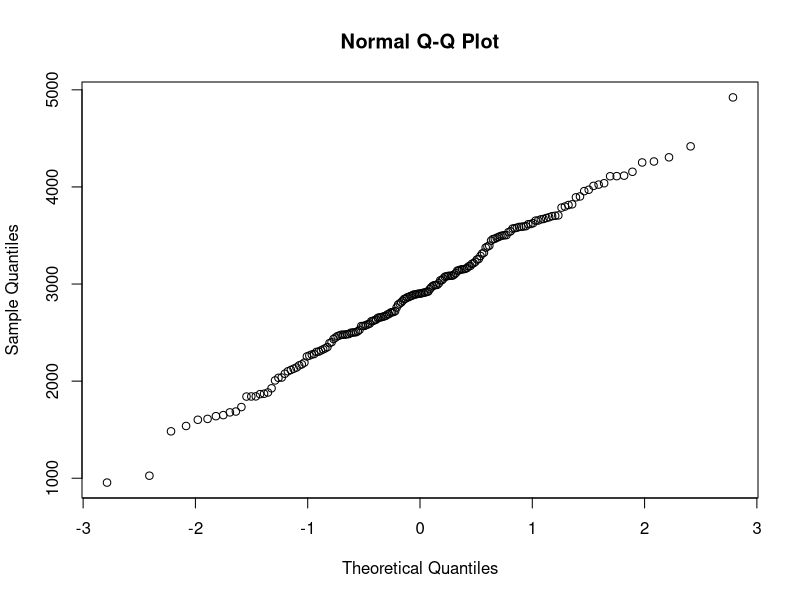
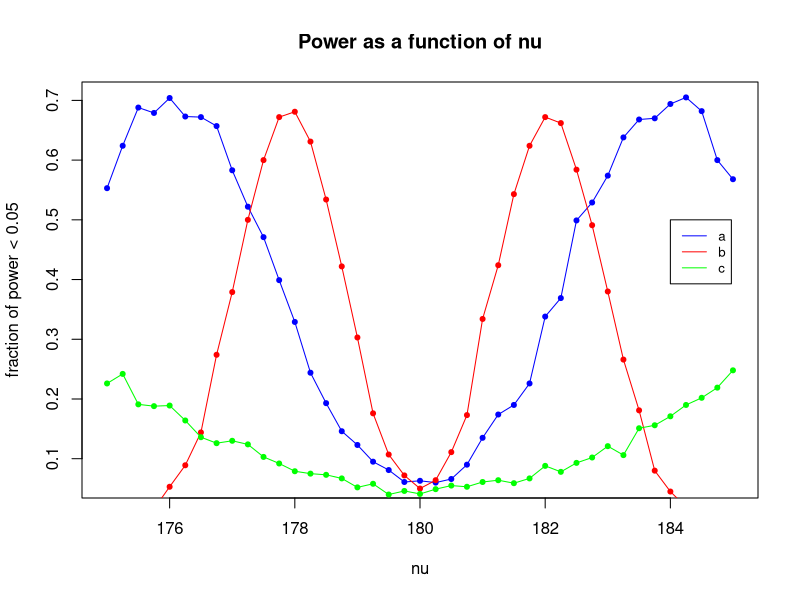
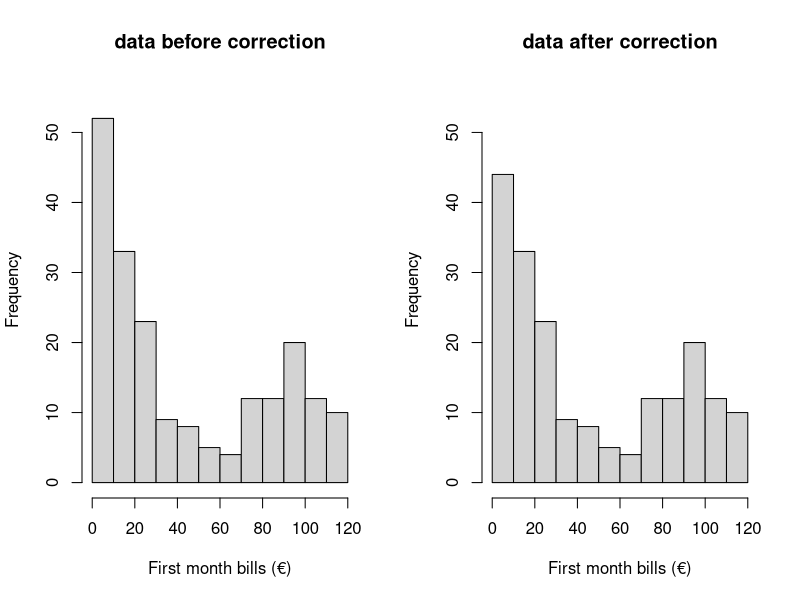
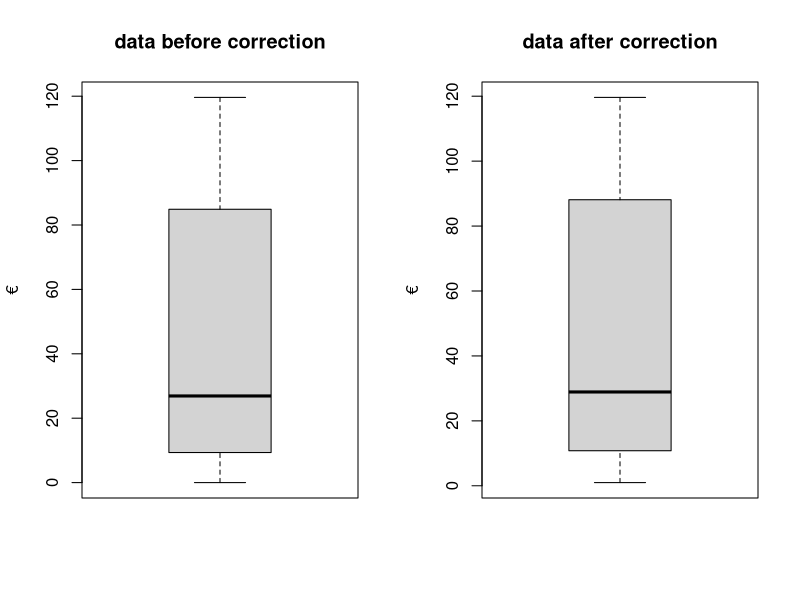
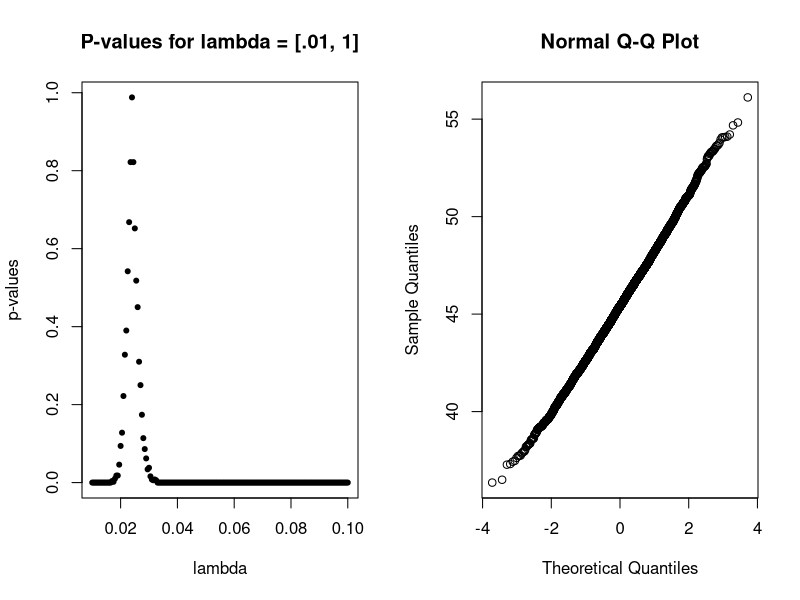
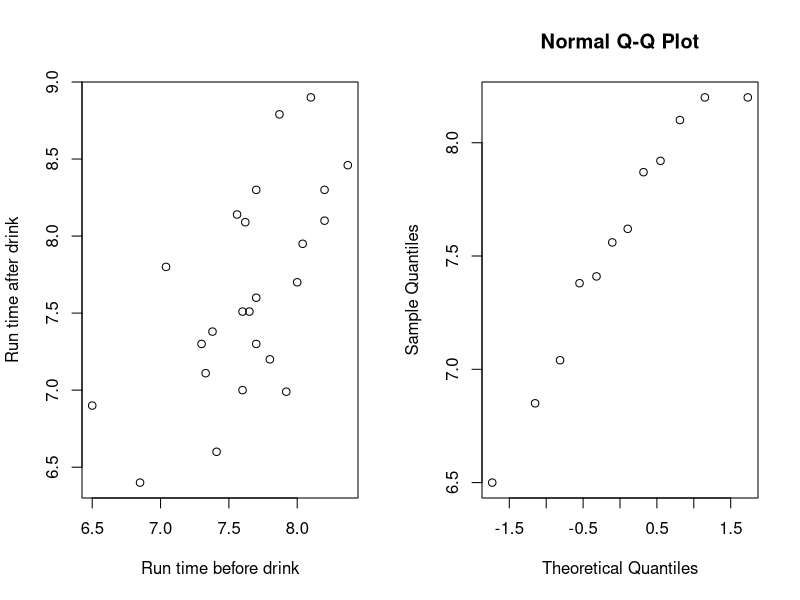
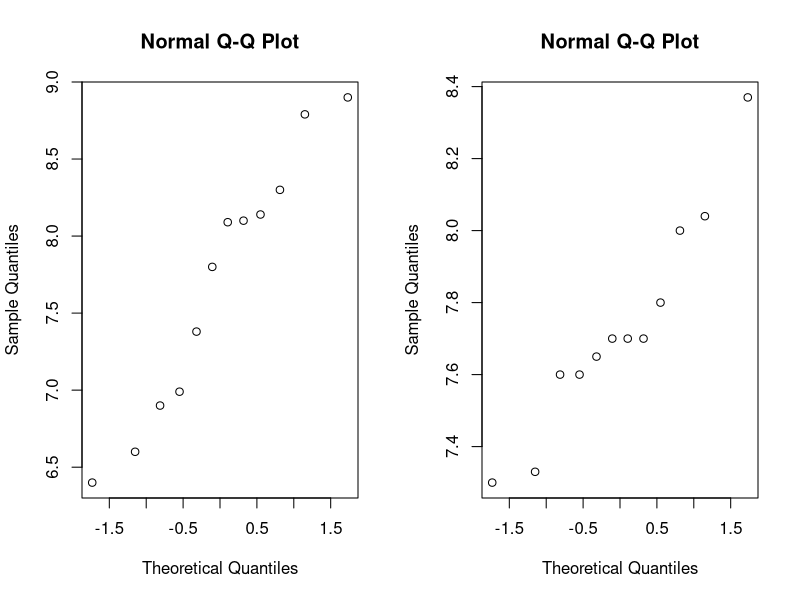
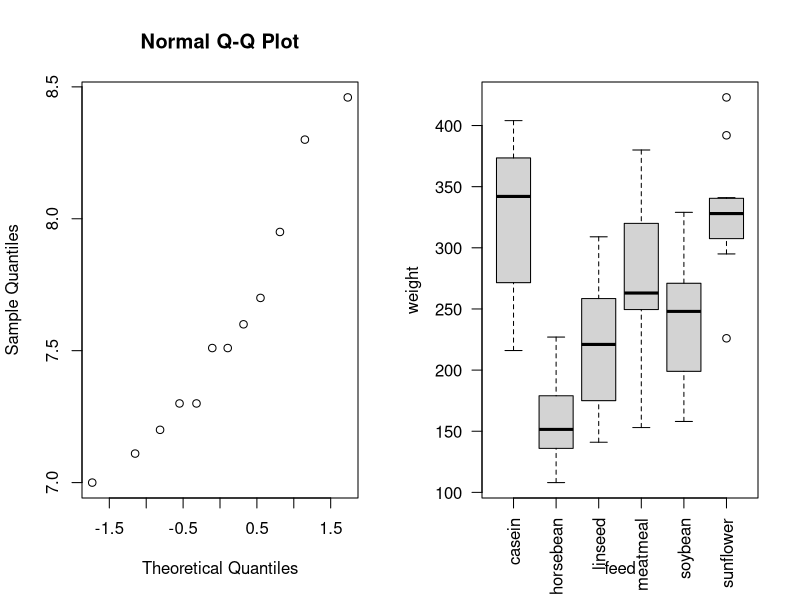

The R script that drew these images, in order:
## ---- chunk 1
knitr::opts_chunk$set(echo = TRUE)
options(digits=3)
## ---- chunk 2
birth= read.table("birthweight.txt",header=TRUE)
birthweight = birth$birthweight
qqnorm(birthweight)
## ---- chunk 3
shapiro.test(birthweight)[2]
## ---- chunk 4
cat('mean =', mean(birthweight))
z_star_90 = qnorm(.95)
lower_bound = mean(birthweight) - z_star_90 * (sd(birthweight) / sqrt(length(birthweight)))
upper_bound = mean(birthweight) + z_star_90 * (sd(birthweight) / sqrt(length(birthweight)))

cat('\n90% confidence interval = [', lower_bound,',', upper_bound,']')
## ---- chunk 5
t.test(birthweight, alternative = "g", mu = 2800)[3]

cat('with confidence level = .1, CI =\n[',t.test(birthweight, conf.level = 0.1, alternative = "g", mu = 2800)[[4]][1],',',t.test(birthweight, conf.level = 0.1, alternative = "g", mu = 2800)[[4]][2],']')
cat('\n')

cat('\nwith confidence level = .01, CI =\n[',t.test(birthweight, conf.level = 0.01, alternative = "g", mu = 2800)[[4]][1],',',t.test(birthweight, conf.level = 0.01, alternative = "g", mu = 2800)[[4]][2],']')
cat('\n')
## ---- chunk 6
set.seed(10)
n=m=30
mu=180
nu=175
sd=5

B=1000
p=numeric(B)
for (b in 1:B) {
  x=rnorm(n,mu,sd);
  y=rnorm(m,nu,sd);
  p[b]=t.test(x,y,var.equal = TRUE)[[3]]}
a <- table(p)
cat('proportion of p-values < .05:\n', length(a[names(a)<0.05])/length(a))
## ---- chunk 7
n=m=30
mu=180
nus=seq(175,185,by=0.25); nus
sd=5

powers = numeric(length(nus))

B=1000
p=numeric(B)
for (i in 1:length(nus)) {
  nu = nus[i]
  for (b in 1:B) {
    x=rnorm(n,mu,sd);
    y=rnorm(m,nu,sd);
    p[b]=t.test(x,y,var.equal = TRUE)[[3]]}
  a <- table(p)
  powers[i] = length(a[names(a)<0.05])/length(a)
} 
powers_a = powers
nus_a = nus

## ---- chunk 8
n=m=100
mu=180
nus=seq(175,185,by=0.25)
sd=5

powers = numeric(length(nus))

B=1000
p=numeric(B)
for (i in 1:length(nus)) {
  nu = nus[i]
  for (b in 1:B) {
    x=rnorm(n,mu,sd);
    y=rnorm(m,nu,sd);
    p[b]=t.test(x,y,var.equal = TRUE)[[3]]}
  a <- table(p)
  powers[i] = length(a[names(a)<0.05])/length(a)
} 
powers_b = powers
nus_b = nus
## ---- chunk 9
n=m=30
mu=180
nus=seq(175,185,by=0.25)
sd=15

powers = numeric(length(nus))

B=1000
p=numeric(B)
for (i in 1:length(nus)) {
  nu = nus[i]
  for (b in 1:B) {
    x=rnorm(n,mu,sd);
    y=rnorm(m,nu,sd);
    p[b]=t.test(x,y,var.equal = TRUE)[[3]]}
  a <- table(p)
  powers[i] = length(a[names(a)<0.05])/length(a)
} 
powers_c = powers
nus_c = nus
## ---- chunk 10
plot(nus_a, powers_a, main="Power as a function of nu", xlab="nu", ylab="fraction of power < 0.05", pch=20, col="blue")
lines(nus_a, powers_a, xlab="nu", pch=20, col="blue")
points(nus_b, powers_b, xlab="nu", pch=20, col="red")
lines(nus_b, powers_b, xlab="nu", pch=20, col="red")
points(nus_c, powers_c, xlab="nu", pch=20, col="green")
lines(nus_c, powers_c, xlab="nu", pch=20, col="green")
legend(184, 0.5, legend=c("a", "b", "c"), col=c("blue", "red", "green"), lty=1, cex=0.8)
## ---- chunk 11
tel_data = read.table("telephone.txt",header=TRUE)
## ---- chunk 12
# remove 0-values
corrected_tel_data = tel_data[apply(tel_data, 1, function(row) all(row !=0 )), ]

# plot histograms
par(mfrow=c(1,2))
hist(tel_data$Bills, xlab = "First month bills (€)", main = "data before correction", ylim = c(0,55))
hist(corrected_tel_data, xlab = "First month bills (€)", main = "data after correction", ylim = c(0,55))

# plot boxplots
par(mfrow=c(1,2))
boxplot(tel_data$Bills, ylab = "€", main = "data before correction")
boxplot(corrected_tel_data, ylab = "€", main = "data after correction")
## ---- chunk 13
lambdas = seq(.01, .1, .0005)
t = median(corrected_tel_data)
B=1000
tstar=numeric(B)
n=length(corrected_tel_data)
p_values = c()

for(lamb in lambdas){
  for (i in 1:B){
    xstar=rexp(n, lamb)
    tstar[i]=median(xstar)}
    
  p_left=sum(tstar<t)/B
  p_right=sum(tstar>t)/B
  p = 2*min(p_left,p_right)
  p_values = c(p_values, p)
}

plot(lambdas, p_values, main = "P-values for lambda = [.01, 1]", xlab="lambda", ylab="p-values", pch=20)

max_index_lamb = which.max(p_values)
estimated_lamb= lambdas[max_index_lamb]

cat("p-value for lambda =", estimated_lamb,"-->", max(p_values))
## ---- chunk 14
set.seed(10)
B=5000
Tstar=numeric(B)
T1 = median(corrected_tel_data)

for(i in 1:B) {
  Xstar=sample(corrected_tel_data,replace=TRUE)
  Tstar[i]=median(Xstar) }
  Tstar025=quantile(Tstar,0.025)
  Tstar975=quantile(Tstar,0.975)
  
population_median = mean(Tstar)
cat('95% CI = [',2*T1-Tstar975, '-',2*T1-Tstar025,'] with population median:', population_median)
## ---- chunk 15
B=5000
Tstar=numeric(B)

for(i in 1:B) {
  Xstar=sample(corrected_tel_data,replace=TRUE)
  Tstar[i]=mean(Xstar) 
}
## ---- chunk 16
qqnorm(Tstar)
## ---- chunk 17
est_lamb = 1/(mean(Tstar))
cat('Estimated lambda',est_lamb, '(based on the sample means)')
## ---- chunk 18
set.seed(10)
Tstar=numeric(B)

for(i in 1:B) {
  Xstar=rexp(n, est_lamb)
  Tstar[i]=median(Xstar) }

Tstar025=quantile(Tstar,0.025)
Tstar975=quantile(Tstar,0.975)

exponential_median = mean(Tstar)
cat('95% CI = [',2*exponential_median-Tstar975, '-',2*exponential_median-Tstar025,'] with population median:', exponential_median)
## ---- chunk 19
wilcox.test(corrected_tel_data, mu=40, alternative="less")
## ---- chunk 20
set.seed(10)
B=5000
Tstar=numeric(B)
T1 = 10

for(i in 1:B) {
  Xstar=sample(corrected_tel_data,replace=TRUE)
  Tstar[i]=sum(Xstar < T1) / length(Xstar)
  }
Tstar95=quantile(Tstar,0.95)
Tstar95

under10 = sum(corrected_tel_data < 10)
over10 = sum(corrected_tel_data >= 10)
binom.test(c(under10, over10), p = .25, alternative = "less")[3]

## ---- chunk 21
run = read.table("run.txt",header=TRUE)
lemo = subset(run, drink == "lemo")
energy = subset(run, drink == "energy")
## ---- chunk 22
plot(run$before, run$after, xlab="Run time before drink", ylab="Run time after drink")
cor.test(run$before, run$after,  method = "pearson")[3]
## ---- chunk 23
# check normality for lemonade group
qqnorm(lemo$before)
qqnorm(lemo$after)
shapiro.test(lemo$before)
shapiro.test(lemo$after)

# check normality for energy drink group
qqnorm(energy$before)
qqnorm(energy$after)
shapiro.test(energy$before)
shapiro.test(energy$after)
## ---- chunk 24
t.test(lemo$before, lemo$after, paired = TRUE, var.equal = FALSE)[3]
t.test(energy$before, energy$after, paired = TRUE, var.equal = FALSE)[3]
## ---- chunk 25
lemo_diff = lemo$before - lemo$after
energy_diff = energy$before - energy$after

t.test(lemo_diff, energy_diff, paired = FALSE)[3]
## ---- chunk 26
sun = chickwts[chickwts$feed == "sunflower",]$weight
meat = chickwts[chickwts$feed == "meatmeal",]$weight

# check for normality
shapiro.test(sun)
shapiro.test(meat)

# compare groups
cat('two samples t-test p-value:\n',t.test(sun,meat, paired = FALSE)[[3]])
cat('\n\nMann-Whitney test p-value:\n',wilcox.test(sun,meat)[[3]])
cat('\n\nKolmogorov-Smirnov test p-value:\n',ks.test(sun,meat)[[2]])
## ---- chunk 27
chickwts = chickwts; chickwts

boxplot(weight ~ feed, data=chickwts,las=2)

chickaov = lm(weight ~ feed, data = chickwts)
summary(chickaov)

cat('ANOVA p-value:\n', anova(chickaov)[[5]][1])
## ---- chunk 28
plot(chickaov, 1)
## ---- chunk 29
plot(chickaov, 2)
shapiro.test(residuals(chickaov))
